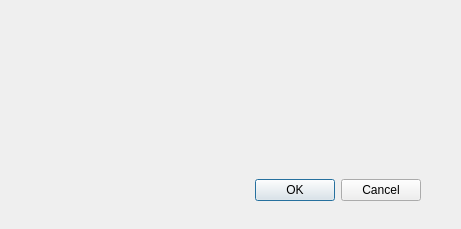
<?xml version="1.0" encoding="UTF-8"?>
<ui version="4.0">
 <class>myDialog</class>
 <widget class="QDialog" name="myDialog">
  <property name="geometry">
   <rect>
    <x>0</x>
    <y>0</y>
    <width>461</width>
    <height>229</height>
   </rect>
  </property>
  <property name="windowTitle">
   <string>Dialog</string>
  </property>
  <widget class="QDialogButtonBox" name="buttonBox">
   <property name="geometry">
    <rect>
     <x>200</x>
     <y>170</y>
     <width>221</width>
     <height>41</height>
    </rect>
   </property>
   <property name="orientation">
    <enum>Qt::Horizontal</enum>
   </property>
   <property name="standardButtons">
    <set>QDialogButtonBox::Cancel|QDialogButtonBox::Ok</set>
   </property>
  </widget>
  <widget class="QLabel" name="label">
   <property name="geometry">
    <rect>
     <x>30</x>
     <y>20</y>
     <width>381</width>
     <height>131</height>
    </rect>
   </property>
   <property name="font">
    <font>
     <family>Century Gothic</family>
     <pointsize>10</pointsize>
    </font>
   </property>
   <property name="text">
    <string/>
   </property>
   <property name="alignment">
    <set>Qt::AlignCenter</set>
   </property>
   <property name="wordWrap">
    <bool>true</bool>
   </property>
  </widget>
 </widget>
 <resources/>
 <connections>
  <connection>
   <sender>buttonBox</sender>
   <signal>accepted()</signal>
   <receiver>myDialog</receiver>
   <slot>accept()</slot>
   <hints>
    <hint type="sourcelabel">
     <x>248</x>
     <y>254</y>
    </hint>
    <hint type="destinationlabel">
     <x>157</x>
     <y>274</y>
    </hint>
   </hints>
  </connection>
  <connection>
   <sender>buttonBox</sender>
   <signal>rejected()</signal>
   <receiver>myDialog</receiver>
   <slot>reject()</slot>
   <hints>
    <hint type="sourcelabel">
     <x>316</x>
     <y>260</y>
    </hint>
    <hint type="destinationlabel">
     <x>286</x>
     <y>274</y>
    </hint>
   </hints>
  </connection>
 </connections>
</ui>
